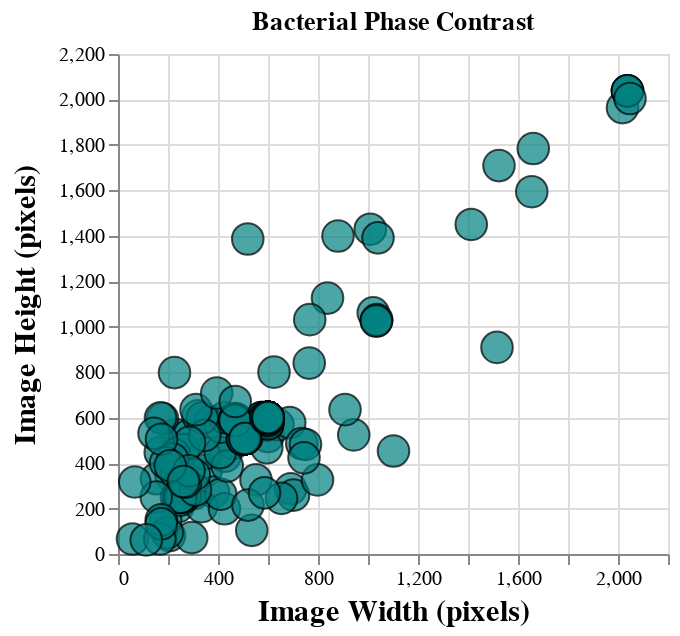

The cell this chart's notebook holds for it:
### Code cell
chart_phase = (
    alt.Chart(
        source_phase,
        height = 250,
        width = 275,
    )
    .mark_circle(
        size = 250,
        stroke = "black", 
        strokeWidth = 1.0,
        color = "teal"
    )
    .encode(
        x = alt.X(
            "x", 
            axis = alt.Axis(titleFontSize = 15), 
            title = "Image Width (pixels)", 
            scale = alt.Scale(domain = [0, 2200])
        ),
        y = alt.X(
            "y", 
            axis = alt.Axis(titleFontSize = 15, titlePadding = 9),
            title = "Image Height (pixels)",
            scale = alt.Scale(domain = [0, 2200])
        ),
    )
    .properties(
        title = f"Bacterial Phase Contrast"
    )
)

chart_phase

### Figure 1 — Vega-Lite specification as saved in the notebook (floating-point values rounded to 4 significant figures; data arrays with more than 128 entries replaced by an {"elided": "..."} marker saying what was removed)
{"config": {"view": {"continuousWidth": 400, "continuousHeight": 300}}, "data": {"name": "data-b099662a16c8a35fefa5f72186d1bb32"}, "mark": {"type": "circle", "color": "teal", "size": 250, "stroke": "black", "strokeWidth": 1.0}, "encoding": {"x": {"axis": {"titleFontSize": 15}, "field": "x", "scale": {"domain": [0, 2200]}, "title": "Image Width (pixels)", "type": "quantitative"}, "y": {"axis": {"titleFontSize": 15, "titlePadding": 9}, "field": "y", "scale": {"domain": [0, 2200]}, "title": "Image Height (pixels)", "type": "quantitative"}}, "height": 250, "title": "Bacterial Phase Contrast", "width": 275, "$schema": "https://vega.github.io/schema/vega-lite/v5.2.0.json", "datasets": {"data-b099662a16c8a35fefa5f72186d1bb32": {"elided": "397 records"}}}
